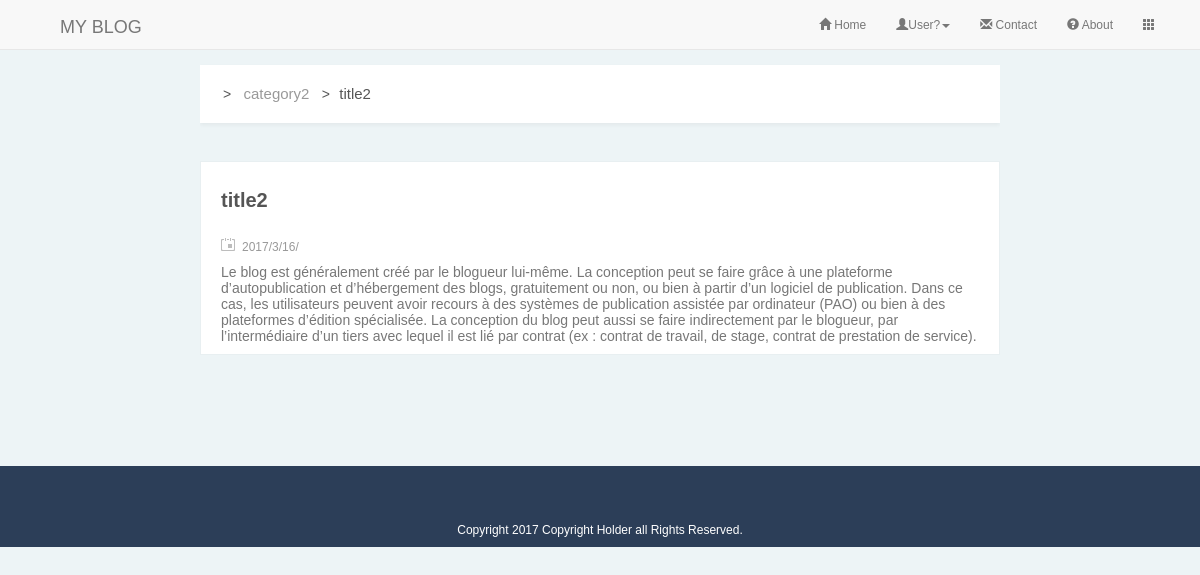
The app's page /article/2 with its own data.
### main/models.py (models this page shows, shortened)
class Article(models.Model):
	STATUS_CHOICES = (
		('d', 'Draft'),
		('p', 'Published'),
	)
	objects = ArticleManage()
	title = models.CharField('Title', max_length=70)
	body = models.TextField('Body')
	created_time = models.DateTimeField('Created Time', auto_now_add=True)
	last_modified_time = models.DateTimeField('Last Modified Time', auto_now=True)
	status = models.CharField('Status', max_length=1, choices=STATUS_CHOICES)
	views = models.PositiveIntegerField('Views', default = 0)
	likes = models.PositiveIntegerField('Likes', default = 0)
	topped = models.BooleanField('Topped', default=False)
	category = models.ForeignKey('Category', verbose_name='Classification',
		null=True, on_delete=models.SET_NULL)
	user = models.ForeignKey('Client')
	tags = models.ManyToManyField('Tag', verbose_name="ensemble", blank=True)
	class Meta:
		ordering = ['-last_modified_time']

class Category(models.Model):
	name = models.CharField('Category', max_length=20)
	created_time = models.DateTimeField('Created Time', auto_now_add=True)
	last_modified_time = models.DateTimeField('Last Modified Time', auto_now=True)

### main/views.py (the view)
# urls.py: url(r'^article/(?P<article_id>\d+)$', views.ArticleDetailView.as_view(), name='detail'),
class ArticleDetailView(DetailView):
	model = Article
	template_name = 'Article/detail.html'
	context_object_name='article'
	print("detailview")
	pk_url_kwarg = 'article_id'
	def get_object(self):
		article=super(ArticleDetailView, self).get_object()
		article.body = markdown2.markdown(article.body, extras=['fenced-code-blocks'], )
		return article

### templates/Article/detail.html
{% extends 'base.html' %}
{% block content %}
{% load staticfiles %}
    <link rel="stylesheet" href="{% static 'article/css/style.css' %}">
    <link rel="stylesheet" href="{% static 'article/css/pygments/github.css' %}">
    <div id="bd" class="wrp clear-fix" style="margin-top: 30px">
        <div id="main">
            <div id="detail-title">
                <ul id="single-nav">
                    <li>></li>
                    <li>
                        <ul class="post-categories">
                            <li><a href="{% url 'category' article.category.pk %}" title=""
                                   rel="category">{{ article.category.name }}</a>
                            </li>
                        </ul>
                    </li>
                    <li>></li>
                    <li class="title-active"><a href="{% url 'detail' article.pk %}"
                                                rel="bookmark">{{ article.title }}</a>
                    </li>
                </ul>
            </div>
            <div id="post-1951"
                 class="post-1951 post type-post status-publish format-standard hentry category-meida-report">
                <div class="post-hd">
                    <h1 class="title">{{ article.title }}</h1>
                </div>
                <div class="date-read">
                    <i class="icon-date"></i><span class="date">{{ article.last_modified_time|date:"Y/n/d/" }}</span>
                </div>
                <div class="post-bd">
                    {{ article.body | safe }}
                </div>
            </div>
        </div>
    </div>
    <div id="previous-next-nav">
    </div>
{% endblock %}

### static/css/home.css (style rules this page uses)
body,html { padding:0; margin: 0; }
body { font-family:'Raleway', sans-serif; }
a,a:hover { text-decoration: :none; }

### static/article/css/style.css (style rules this page uses)
html, body { margin: 0; padding: 0; border: 0; font-size: 100%; vertical-align: baseline; line-height: 1; }
body { margin: 0; padding: 0; font: 12px 'Microsoft Yahei', '微软雅黑', 'simsun', Arial, sans-serif; background-color: #edf4f6; min-width: 960px; }
ul { padding: 0; margin: 0; }
li { list-style: none; }
a { text-decoration: none }
.wrp { width: 960px; height: 72px; margin: 0 auto; }
.clear-fix:after { clear: both; display: block; visibility: hidden; overflow: hidden; height: 0; content: '.' }
.clear-fix { zoom: 1 }
#bd { margin: 0 auto; width: 800px; height: auto; }
#main { float: left; overflow-x: hidden; width: 100% }
.post { margin-top: 38px; border: 1px solid #e8eff1; background-color: #fff; padding-left: 20px; padding-right: 20px; }
.post-hd .title { margin: 27px 0 27px; font-size: 20px; font-weight: bold; color: #555; }
.date-read { margin: 10px 0px; }
.icon-date { display: inline-block; *display: inline; *zoom: 1; width: 14px; height: 13px; margin-right: 7px; background: url(../img/date.png) no-repeat; }
.read, .date { color: #999; margin-right: 12px; }
.post-bd { / / min-height: 250 px; word-break: break-word; color: #777; }
.post-bd p { color: #777; font-size: 14px; }
#detail-title { display: block; width: 800px; margin: 0 auto; margin-top: 35px; background-color: #fff; box-shadow: 0 2px 4px rgba(0, 0, 0, 0.05); }
#detail-title #single-nav { margin-left: 20px; height: 58px; }
#detail-title li { display: inline-block; *display: inline; *zoom: 1; font-size: 14px; color: #555; line-height: 58px; padding: 0 3px; vertical-align: top; }
#detail-title li a { font-size: 15px; color: #999; display: block; }
#detail-title .title-active a { color: #555; overflow: hidden; white-space: nowrap; text-overflow: ellipsis; max-width: 500px; }
#previous-next-nav { position: relative; height: 32px; margin: 29px 0 45px; }

### records on screen
Article: category.name "category2", title "title2", last_modified_time "2017/3/16/", body "Le blog est généralement créé par le blogueur lui-même. La conception peut se faire grâce à une plateforme d’autopublication et d’hébergement des blogs, gratuitement ou non, ou bien à partir d’un logiciel de publication. Dans ce cas, les utilisateurs peuvent avoir recours à des systèmes de publication assistée par ordinateur (PAO) ou bien à des plateformes d’édition spécialisée. La conception du blog peut aussi se faire indirectement par le blogueur, par l’intermédiaire d’un tiers avec lequel il est lié par contrat (ex : contrat de travail, de stage, contrat de prestation de service)."
